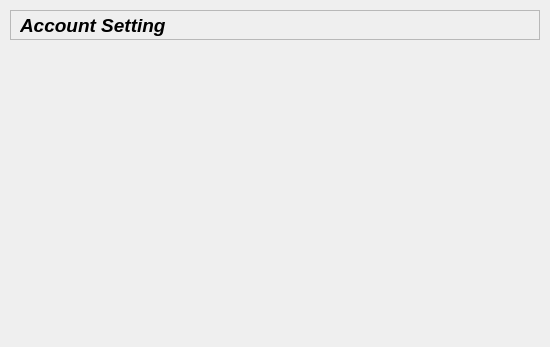
<?xml version="1.0" encoding="UTF-8"?>
<ui version="4.0">
 <class>Setting</class>
 <widget class="QWidget" name="Setting">
  <property name="geometry">
   <rect>
    <x>0</x>
    <y>0</y>
    <width>550</width>
    <height>347</height>
   </rect>
  </property>
  <property name="windowTitle">
   <string>Setting</string>
  </property>
  <property name="autoFillBackground">
   <bool>true</bool>
  </property>
  <widget class="QFrame" name="SetTopframe">
   <property name="geometry">
    <rect>
     <x>10</x>
     <y>10</y>
     <width>530</width>
     <height>30</height>
    </rect>
   </property>
   <property name="frameShape">
    <enum>QFrame::StyledPanel</enum>
   </property>
   <property name="frameShadow">
    <enum>QFrame::Raised</enum>
   </property>
   <widget class="QLabel" name="SetToplabel">
    <property name="geometry">
     <rect>
      <x>10</x>
      <y>0</y>
      <width>161</width>
      <height>31</height>
     </rect>
    </property>
    <property name="font">
     <font>
      <pointsize>14</pointsize>
      <weight>75</weight>
      <italic>true</italic>
      <bold>true</bold>
      <underline>false</underline>
      <strikeout>false</strikeout>
     </font>
    </property>
    <property name="mouseTracking">
     <bool>false</bool>
    </property>
    <property name="acceptDrops">
     <bool>false</bool>
    </property>
    <property name="text">
     <string>Account Setting</string>
    </property>
   </widget>
  </widget>
  <widget class="QWidget" name="widget" native="true">
   <property name="geometry">
    <rect>
     <x>10</x>
     <y>50</y>
     <width>531</width>
     <height>291</height>
    </rect>
   </property>
   <widget class="QWidget" name="gridLayoutWidget">
    <property name="geometry">
     <rect>
      <x>0</x>
      <y>0</y>
      <width>531</width>
      <height>291</height>
     </rect>
    </property>
    <layout class="QGridLayout" name="gridLayout">
     <item row="0" column="0">
      <spacer name="verticalSpacer">
       <property name="orientation">
        <enum>Qt::Vertical</enum>
       </property>
       <property name="sizeHint" stdset="0">
        <size>
         <width>20</width>
         <height>40</height>
        </size>
       </property>
      </spacer>
     </item>
     <item row="2" column="0">
      <spacer name="verticalSpacer_2">
       <property name="orientation">
        <enum>Qt::Vertical</enum>
       </property>
       <property name="sizeHint" stdset="0">
        <size>
         <width>20</width>
         <height>40</height>
        </size>
       </property>
      </spacer>
     </item>
     <item row="1" column="0">
      <spacer name="horizontalSpacer">
       <property name="orientation">
        <enum>Qt::Horizontal</enum>
       </property>
       <property name="sizeHint" stdset="0">
        <size>
         <width>40</width>
         <height>20</height>
        </size>
       </property>
      </spacer>
     </item>
     <item row="1" column="2">
      <spacer name="horizontalSpacer_2">
       <property name="orientation">
        <enum>Qt::Horizontal</enum>
       </property>
       <property name="sizeHint" stdset="0">
        <size>
         <width>40</width>
         <height>20</height>
        </size>
       </property>
      </spacer>
     </item>
     <item row="0" column="2">
      <widget class="QWidget" name="widget_3" native="true"/>
     </item>
     <item row="1" column="1">
      <widget class="QWidget" name="widget_2" native="true">
       <property name="sizePolicy">
        <sizepolicy hsizetype="Preferred" vsizetype="Preferred">
         <horstretch>0</horstretch>
         <verstretch>0</verstretch>
        </sizepolicy>
       </property>
       <property name="minimumSize">
        <size>
         <width>200</width>
         <height>150</height>
        </size>
       </property>
       <widget class="QPushButton" name="ManagerButton">
        <property name="geometry">
         <rect>
          <x>0</x>
          <y>0</y>
          <width>201</width>
          <height>42</height>
         </rect>
        </property>
        <property name="text">
         <string/>
        </property>
        <property name="flat">
         <bool>true</bool>
        </property>
       </widget>
       <widget class="QPushButton" name="WebUserButton">
        <property name="geometry">
         <rect>
          <x>0</x>
          <y>50</y>
          <width>201</width>
          <height>42</height>
         </rect>
        </property>
        <property name="text">
         <string/>
        </property>
        <property name="flat">
         <bool>true</bool>
        </property>
       </widget>
       <widget class="QPushButton" name="RemoteButton">
        <property name="geometry">
         <rect>
          <x>0</x>
          <y>100</y>
          <width>201</width>
          <height>42</height>
         </rect>
        </property>
        <property name="text">
         <string/>
        </property>
        <property name="flat">
         <bool>true</bool>
        </property>
       </widget>
      </widget>
     </item>
    </layout>
   </widget>
  </widget>
 </widget>
 <resources/>
 <connections/>
</ui>
